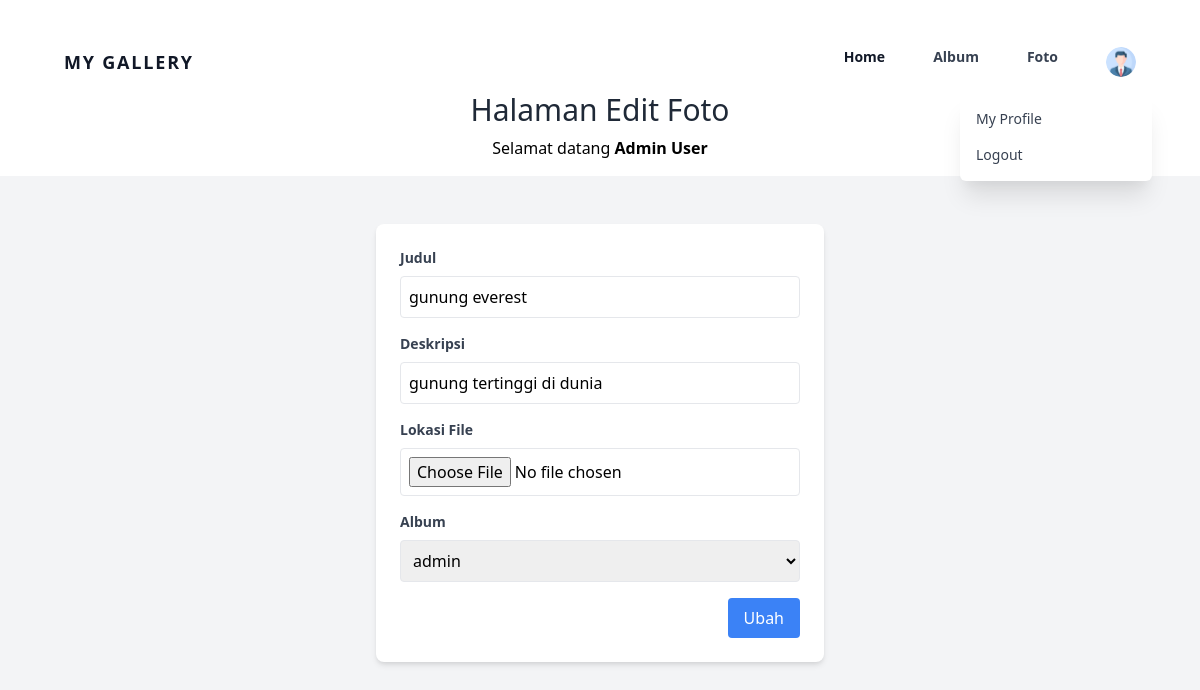
The page /edit_foto.php?fotoid=45 (signed in) on the database its author committed.
### tables this page shows
CREATE TABLE `user` (
  `userid` int NOT NULL,
  `username` varchar(255) NOT NULL,
  `password` varchar(255) NOT NULL,
  `email` varchar(255) NOT NULL,
  `namalengkap` varchar(255) NOT NULL,
  `alamat` text NOT NULL,
  `role` varchar(20) NOT NULL DEFAULT 'user',
  `profile_photo` varchar(255) NOT NULL
);

CREATE TABLE `foto` (
  `fotoid` int NOT NULL,
  `judulfoto` varchar(255) NOT NULL,
  `deskripsifoto` text NOT NULL,
  `tanggalunggah` date NOT NULL,
  `lokasifile` varchar(255) NOT NULL,
  `albumid` int NOT NULL,
  `userid` int NOT NULL,
  `jumlahlike` int DEFAULT '0'
);

CREATE TABLE `album` (
  `albumid` int NOT NULL,
  `namaalbum` varchar(255) NOT NULL,
  `deskripsi` text NOT NULL,
  `tanggaldibuat` date NOT NULL,
  `userid` int NOT NULL,
  `acceslevel` enum('private','public') NOT NULL DEFAULT 'private'
);

### edit_foto.php (the view, shortened to what this page needs)
<?php
include "./koneksi.php";
function getUserProfile($conn, $userid)
{
    $query = mysqli_query($conn, "SELECT * FROM user WHERE userid = $userid");
    return mysqli_fetch_assoc($query);
}
$user = isset($_SESSION['userid']) ? getUserProfile($conn, $_SESSION['userid']) : null;
?>
<!DOCTYPE html>
<html lang="en">
<head>
    <link href="https://cdn.jsdelivr.net/npm/tailwindcss@2.0.2/dist/tailwind.min.css" rel="stylesheet">
</head>
<body class="font-sans bg-gray-100">
    <div class="bg-white p-4">
    <ul class="flex items-center justify-center mt-4">
            <?php
            if ($_SESSION['role'] === 'admin') {
                ?>
                <?php include 'adminnavbar.php'; ?>
                <?php
            } else {
                ?>
                <?php
                include 'navbar.php';
                ?>
                <?php
            }
            ?>
        </ul>
        <h1 class="text-3xl text-center text-gray-800">Halaman Edit Foto</h1>
        <p class="text-center mt-2">Selamat datang <b><?=$_SESSION['namalengkap']?></b></p>
    </div>
    <form action="update_foto.php" method="post" enctype="multipart/form-data" class="container mx-auto mt-8 p-4 flex justify-center">
    <div class="max-w-md w-full bg-white rounded-lg shadow-md p-6">
        <?php
            include "koneksi.php";
            $fotoid=$_GET['fotoid'];
            $sql=mysqli_query($conn,"select * from foto where fotoid='$fotoid'");
            while($data=mysqli_fetch_array($sql)){
        ?>
        <div class="mb-4">
            <label for="judul" class="block text-gray-700 text-sm font-bold mb-2">Judul</label>
            <input type="text" name="judulfoto" id="judul" value="<?=$data['judulfoto']?>" class="border p-2 rounded w-full focus:outline-none focus:ring focus:border-blue-300">
        </div>
        <div class="mb-4">
            <label for="deskripsi" class="block text-gray-700 text-sm font-bold mb-2">Deskripsi</label>
            <input type="text" name="deskripsifoto" id="deskripsi" value="<?=$data['deskripsifoto']?>" class="border p-2 rounded w-full focus:outline-none focus:ring focus:border-blue-300">
        </div>
        <div class="mb-4">
            <label for="lokasi" class="block text-gray-700 text-sm font-bold mb-2">Lokasi File</label>
            <input type="file" name="lokasifile" id="lokasi" class="border p-2 rounded w-full focus:outline-none focus:ring focus:border-blue-300">
        </div>
        <div class="mb-4">
            <label for="album" class="block text-gray-700 text-sm font-bold mb-2">Album</label>
            <select name="albumid" id="album" class="border p-2 rounded w-full focus:outline-none focus:ring focus:border-blue-300">
                <?php
                    $userid=$_SESSION['userid'];
                    $sql2=mysqli_query($conn,"select * from album where userid='$userid'");
                    while($data2=mysqli_fetch_array($sql2)){
                ?>
                    <option value="<?=$data2['albumid']?>" <?php if($data2['albumid']==$data['albumid']){echo 'selected';}?>><?=$data2['namaalbum']?></option>
                <?php
                    }
                ?>
            </select>
        </div>
        <div class="flex justify-end">
            <input type="submit" value="Ubah" class="bg-blue-500 text-white px-4 py-2 rounded cursor-pointer hover:bg-blue-600">
        </div>
        <?php
            }
        ?>
    </div>
</form>
</body>
</html>

### adminnavbar.php (shortened to what this page needs)
<!DOCTYPE html>
<html lang="en">
<head>
  <link rel="stylesheet" href="./css/all.min.css">
  <link rel="stylesheet" href="./css/fontawesome.min.css">
  <link href="https://cdn.jsdelivr.net/npm/tailwindcss@2.2.19/dist/tailwind.min.css" rel="stylesheet">
</head>
<body class="bg-gray-100">
  <div class="w-full text-gray-700 bg-white dark-mode:text-gray-200 dark-mode:bg-gray-800 hidden md:block">
    <div x-data="{ open: false }" class="flex flex-col max-w-screen-xl px-4 mx-auto md:items-center md:justify-between md:flex-row md:px-6 lg:px-8">
      <div class="p-4 flex flex-row items-center justify-between">
        <a href="#" class="text-lg font-semibold tracking-widest text-gray-900 uppercase rounded-lg dark-mode:text-white focus:outline-none focus:shadow-outline">MY GALLERY</a>
      </div>
      <nav :class="{'flex': open, 'hidden': !open}" class="flex-col flex-grow pb-4 md:pb-0 hidden md:flex md:justify-end md:flex-row">
        <a class="px-4 py-2 mt-2 text-sm font-semibold text-gray-900 rounded-lg dark-mode:bg-gray-700 dark-mode:hover:bg-gray-600 dark-mode:focus:bg-gray-600 dark-mode:focus:text-white dark-mode:hover:text-white dark-mode:text-gray-200 md:mt-0 hover:text-gray-900 focus:text-gray-900 hover:bg-gray-200 focus:bg-gray-200 focus:outline-none focus:shadow-outline" href="index.php">Home</a>
        <a class="px-4 py-2 mt-2 text-sm font-semibold bg-transparent rounded-lg dark-mode:bg-transparent dark-mode:hover:bg-gray-600 dark-mode:focus:bg-gray-600 dark-mode:focus:text-white dark-mode:hover:text-white dark-mode:text-gray-200 md:mt-0 md:ml-4 hover:text-gray-900 focus:text-gray-900 hover:bg-gray-200 focus:bg-gray-200 focus:outline-none focus:shadow-outline" href="album.php">Album</a>
        <a class="px-4 py-2 mt-2 text-sm font-semibold bg-transparent rounded-lg dark-mode:bg-transparent dark-mode:hover:bg-gray-600 dark-mode:focus:bg-gray-600 dark-mode:focus:text-white dark-mode:hover:text-white dark-mode:text-gray-200 md:mt-0 md:ml-4 hover:text-gray-900 focus:text-gray-900 hover:bg-gray-200 focus:bg-gray-200 focus:outline-none focus:shadow-outline" href="foto.php">Foto</a>
        <div x-data="{ openDropdown: false }" class="relative md:inline-block" @click.away="openDropdown = false">
          <button @click="openDropdown = !openDropdown" class="px-4 py-2 mt-2 text-sm font-semibold bg-transparent rounded-lg dark-mode:bg-transparent dark-mode:hover:bg-gray-600 dark-mode:focus:bg-gray-600 dark-mode:focus:text-white dark-mode:hover:text-white dark-mode:text-gray-200 md:mt-0 md:ml-4 hover:text-gray-900 focus:text-gray-900 hover:bg-gray-200 focus:bg-gray-200 focus:outline-none focus:shadow-outline">
              <?php if(isset($_SESSION['userid']) && isset($user['profile_photo'])): ?>
                  <img src="./<?= $user['profile_photo'] ?>" style="width: 30px; height: 30px; border-radius: 50%; object-fit: cover;" alt="User Icon">
              <?php else: ?>
                  <img src="https://cdn-icons-png.flaticon.com/512/9131/9131529.png" style="width: 30px; height: 30px; border-radius: 50%; object-fit: cover;" alt="User Icon">
              <?php endif; ?>
          </button>
          <div x-show="openDropdown" class="absolute md:right-0 mt-2 py-2 w-48 bg-white rounded-md shadow-xl z-10">
              <?php if(isset($_SESSION['userid'])): ?>
                  <a href="profile.php" class="block px-4 py-2 text-sm text-gray-700 hover:bg-gray-200">My Profile</a>
                  <a href="logout.php" onclick="return confirm('Apakah Anda yakin ingin logout?');" class="block px-4 py-2 text-sm text-gray-700 hover:bg-gray-200">Logout</a>
              <?php else: ?>
                  <a href="login.php" class="block px-4 py-2 text-sm text-gray-700 hover:bg-gray-200">Login</a>
                  <a href="register.php" class="block px-4 py-2 text-sm text-gray-700 hover:bg-gray-200">Register</a>
              <?php endif; ?>
          </div>
        </div>
      </nav>
    </div>
  </div>
</body>
</html>

### rows shown on the page
user: profile_photo (picture)
foto: judulfoto "gunung everest", deskripsifoto "gunung tertinggi di dunia", albumid "admin"

### other values the page prints
$_SESSION['namalengkap'] "Admin User"
